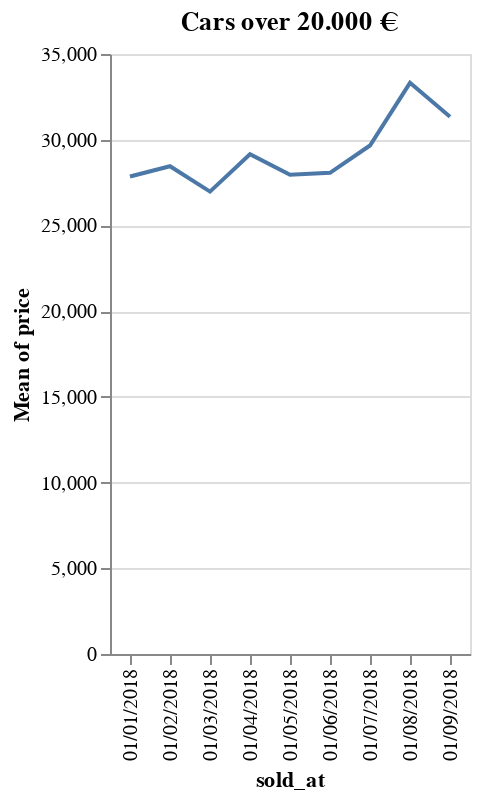

The notebook cell this image was saved under:
### Markdown cell above
For cars over 20.000€, we clearly see a notable increase over time in the selling price:

### Code cell
df_over_20k = df_t[(df_t.price>=20000)]
line = alt.Chart(df_over_20k).mark_line().encode(x='sold_at',y='mean(price)').properties(title='Cars over 20.000 € ')
line

### Figure 1 — Vega-Lite specification as saved in the notebook (floating-point values rounded to 4 significant figures; data arrays with more than 128 entries replaced by an {"elided": "..."} marker saying what was removed)
{"config": {"view": {"continuousWidth": 400, "continuousHeight": 300}}, "data": {"name": "data-b6279c0f49184b991cbe4b8efb7a9a8f"}, "mark": "line", "encoding": {"x": {"field": "sold_at", "type": "nominal"}, "y": {"aggregate": "mean", "field": "price", "type": "quantitative"}}, "title": "Cars over 20.000 € ", "$schema": "https://vega.github.io/schema/vega-lite/v4.17.0.json", "datasets": {"data-b6279c0f49184b991cbe4b8efb7a9a8f": {"elided": "999 records"}}}
